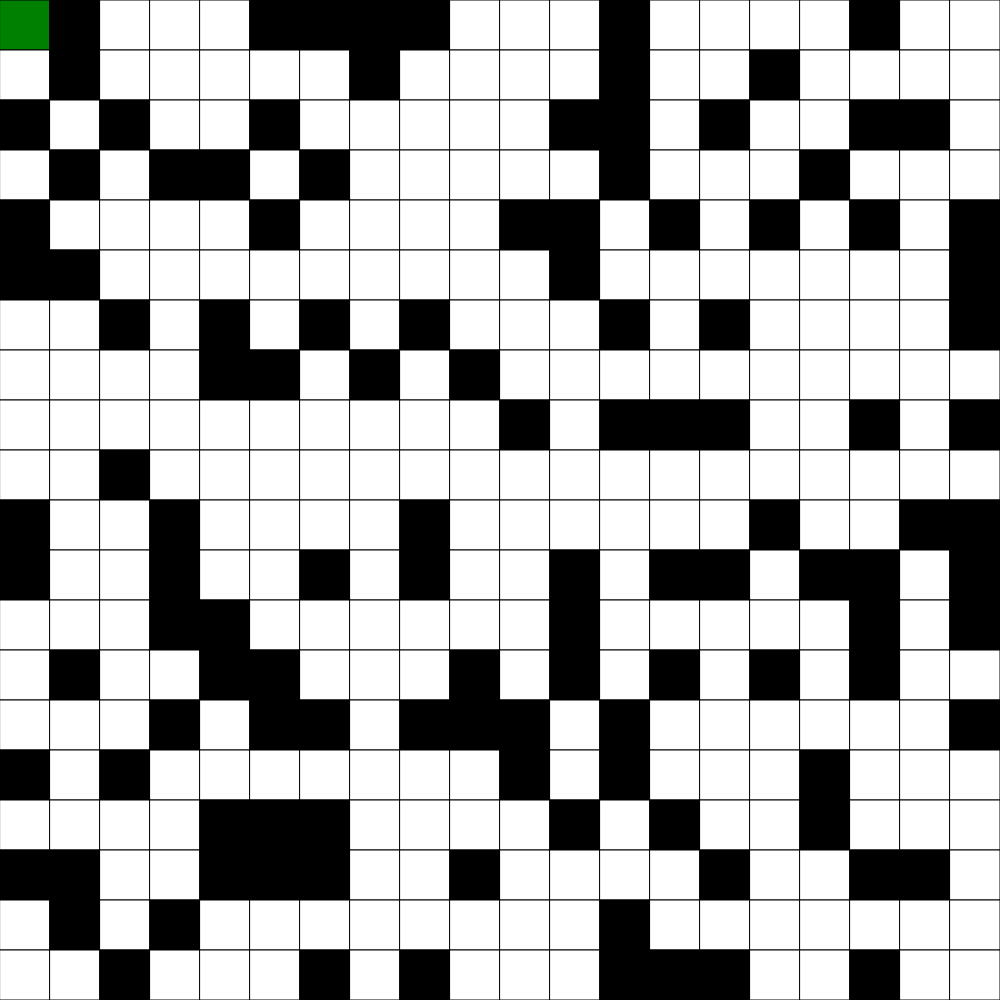
Frame 1 (no input)
Frame 60 (no input): identical to frame 1, image omitted
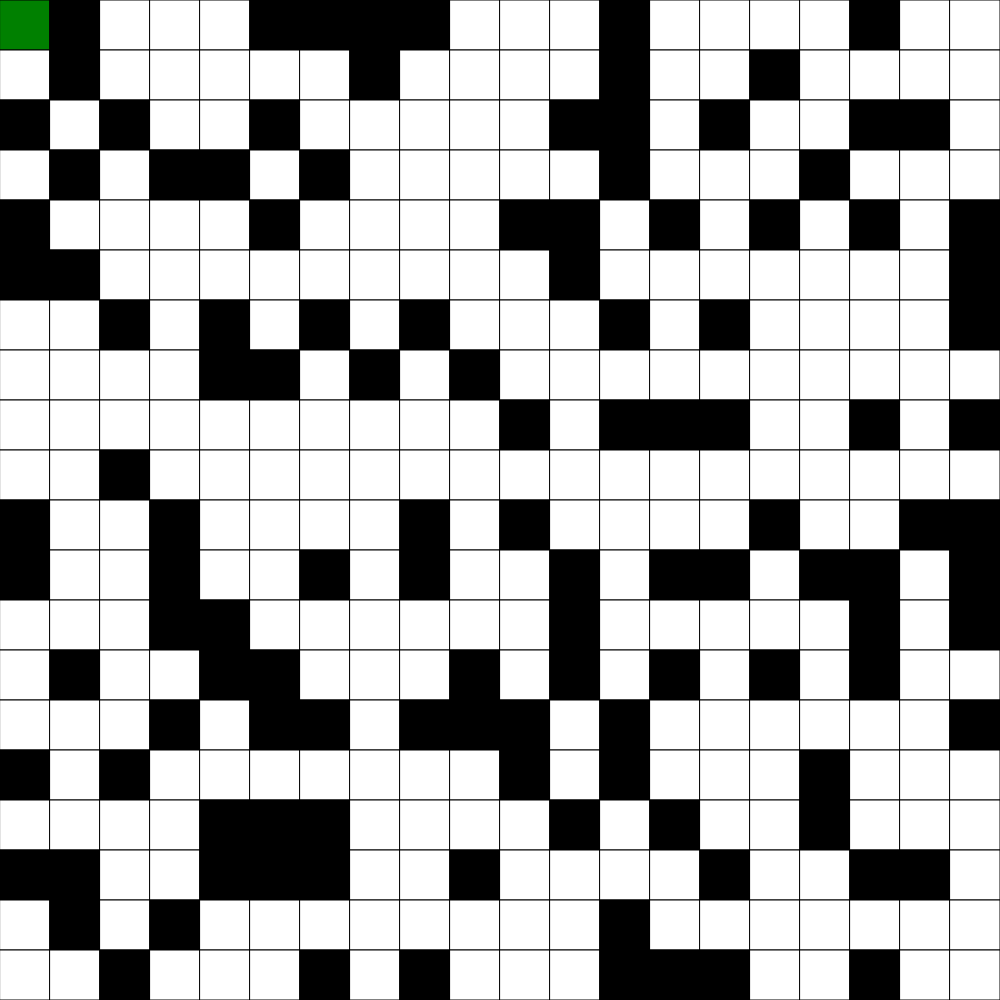
Frame 120 (the mouse pressed at the canvas centre since frame 60)

The p5.js sketch that drew these frames (run headless with seeded random() and noise() and a simulated clock; from frame 60 on, the mouse is pressed at the canvas centre):

// p5.js sketch
// ── sketch.js
// grid d d
// kieranj
// 9/28/21
//
// Extra for Experts:
// - describe what you did to take this project "above and beyond"
let grid;
let gridDimensions = 20;
let cellSize;
let playerX = 0;
let playerY = 0;
// let numOfRectangle;


function setup() {
  if (windowHeight<windowWidth) {
    createCanvas(windowHeight, windowHeight);
  }
  else {
    createCanvas(windowWidth, windowWidth);
  }
  grid = makeRanArray(gridDimensions);
  cellSize = width / gridDimensions;
  // generateTerrain();
  //place player
  grid[playerY][playerX] = 9;
}

function draw() {
  background(0);
  displayGrid();
}

function mousePressed() {
  let cellX = Math.floor(mouseX/cellSize);
  let cellY = Math.floor(mouseY/cellSize);
  swap(cellX, cellY);
}

function keyPressed() {
  if (key === "s") {
    tryMoveTo(playerX, playerY +1);
  }
  else if (key === "w") {
    tryMoveTo(playerX, playerY -1);
  }
  else if (key === "d") {
    tryMoveTo(playerX +1, playerY);
  }
  else if (key === "a") {
    tryMoveTo(playerX -1, playerY);
  }
}

function tryMoveTo(newX, newY) {
  //check if ON GRID
  if (newX >= 0 && newY >= 0 && newX < gridDimensions && newY < gridDimensions) {
    //check if SPACE IS EMPTY
    if (grid[newY][newX] === 0) {
      //RESET SPACE TO EMPTY
      grid[playerY][playerX] = 0;

      //PLAYER MOVEMENT
      playerX = newX;
      playerY = newY;

      //PLAYER PLACEMENT ON GRID
      grid[newY][newX] = 9;
    }
  }
}

function swap(x,y) {
  if (x >= 0 && x < gridDimensions && y >= 0 && gridDimensions) {
    if (grid[y][x]===0) {
      grid[y][x] = 1;
    }
    else if (grid[y][x] === 1) {
      grid[y][x] = 0;
    }
  }
}

function displayGrid() {
  for (let y=0; y<gridDimensions; y++) {
    for (let x=0; x<gridDimensions; x++){
      if (grid[y][x] === 0) {
        fill("white");
      }
      else if (grid[y][x] === 1) {
        fill("black");
      }
      else if (grid[y][x] === 9) {
        fill("green");
      }
      rect(x*cellSize,y*cellSize,cellSize, cellSize);
    }
  }
}

function makeRanArray(whatSize) {
  let aArray = [];
  for (let y=0; y<whatSize; y++) {
    aArray.push([]);
    for (let x=0; x<whatSize; x++) {
      if (random(0,100)> 30) {
        aArray[y].push(0);
      }
      else {
        aArray[y].push(1);
      }
    }
  }
  return aArray;
}
